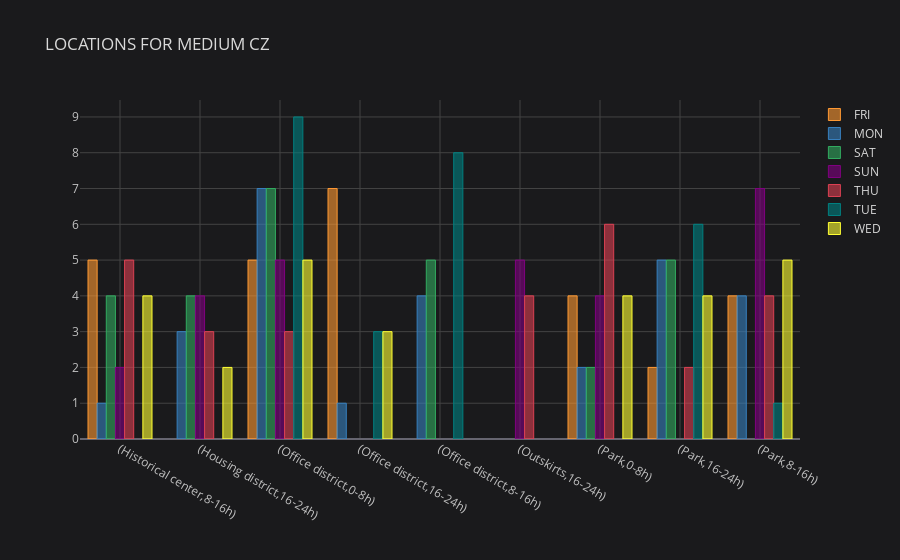

The cell this chart's notebook holds for it:
### Code cell
medium_cz.iplot(kind='bar', title='LOCATIONS FOR MEDIUM CZ')

### Figure 1 — Plotly figure (JSON) as saved in the notebook; plotly's stock layout.template omitted (floating-point values rounded to 4 significant figures)
{"data": [{"marker": {"color": "rgba(255, 153, 51, 0.6)", "line": {"color": "rgba(255, 153, 51, 1.0)", "width": 1}}, "name": "FRI", "orientation": "v", "text": "", "x": ["(Historical center,8-16h)", "(Housing district,16-24h)", "(Office district,0-8h)", "(Office district,16-24h)", "(Office district,8-16h)", "(Outskirts,16-24h)", "(Park,0-8h)", "(Park,16-24h)", "(Park,8-16h)"], "y": [5.0, "", 5.0, 7.0, "", "", 4.0, 2.0, 4.0], "type": "bar"}, {"marker": {"color": "rgba(55, 128, 191, 0.6)", "line": {"color": "rgba(55, 128, 191, 1.0)", "width": 1}}, "name": "MON", "orientation": "v", "text": "", "x": ["(Historical center,8-16h)", "(Housing district,16-24h)", "(Office district,0-8h)", "(Office district,16-24h)", "(Office district,8-16h)", "(Outskirts,16-24h)", "(Park,0-8h)", "(Park,16-24h)", "(Park,8-16h)"], "y": [1.0, 3.0, 7.0, 1.0, 4.0, "", 2.0, 5.0, 4.0], "type": "bar"}, {"marker": {"color": "rgba(50, 171, 96, 0.6)", "line": {"color": "rgba(50, 171, 96, 1.0)", "width": 1}}, "name": "SAT", "orientation": "v", "text": "", "x": ["(Historical center,8-16h)", "(Housing district,16-24h)", "(Office district,0-8h)", "(Office district,16-24h)", "(Office district,8-16h)", "(Outskirts,16-24h)", "(Park,0-8h)", "(Park,16-24h)", "(Park,8-16h)"], "y": [4.0, 4.0, 7.0, "", 5.0, "", 2.0, 5.0, ""], "type": "bar"}, {"marker": {"color": "rgba(128, 0, 128, 0.6)", "line": {"color": "rgba(128, 0, 128, 1.0)", "width": 1}}, "name": "SUN", "orientation": "v", "text": "", "x": ["(Historical center,8-16h)", "(Housing district,16-24h)", "(Office district,0-8h)", "(Office district,16-24h)", "(Office district,8-16h)", "(Outskirts,16-24h)", "(Park,0-8h)", "(Park,16-24h)", "(Park,8-16h)"], "y": [2.0, 4.0, 5.0, "", "", 5.0, 4.0, "", 7.0], "type": "bar"}, {"marker": {"color": "rgba(219, 64, 82, 0.6)", "line": {"color": "rgba(219, 64, 82, 1.0)", "width": 1}}, "name": "THU", "orientation": "v", "text": "", "x": ["(Historical center,8-16h)", "(Housing district,16-24h)", "(Office district,0-8h)", "(Office district,16-24h)", "(Office district,8-16h)", "(Outskirts,16-24h)", "(Park,0-8h)", "(Park,16-24h)", "(Park,8-16h)"], "y": [5.0, 3.0, 3.0, "", "", 4.0, 6.0, 2.0, 4.0], "type": "bar"}, {"marker": {"color": "rgba(0, 128, 128, 0.6)", "line": {"color": "rgba(0, 128, 128, 1.0)", "width": 1}}, "name": "TUE", "orientation": "v", "text": "", "x": ["(Historical center,8-16h)", "(Housing district,16-24h)", "(Office district,0-8h)", "(Office district,16-24h)", "(Office district,8-16h)", "(Outskirts,16-24h)", "(Park,0-8h)", "(Park,16-24h)", "(Park,8-16h)"], "y": ["", "", 9.0, 3.0, 8.0, "", "", 6.0, 1.0], "type": "bar"}, {"marker": {"color": "rgba(255, 255, 51, 0.6)", "line": {"color": "rgba(255, 255, 51, 1.0)", "width": 1}}, "name": "WED", "orientation": "v", "text": "", "x": ["(Historical center,8-16h)", "(Housing district,16-24h)", "(Office district,0-8h)", "(Office district,16-24h)", "(Office district,8-16h)", "(Outskirts,16-24h)", "(Park,0-8h)", "(Park,16-24h)", "(Park,8-16h)"], "y": [4.0, 2.0, 5.0, 3.0, "", "", 4.0, 4.0, 5.0], "type": "bar"}], "layout": {"legend": {"bgcolor": "#1A1A1C", "font": {"color": "#D9D9D9"}}, "paper_bgcolor": "#1A1A1C", "plot_bgcolor": "#1A1A1C", "title": {"font": {"color": "#D9D9D9"}, "text": "LOCATIONS FOR MEDIUM CZ"}, "xaxis": {"gridcolor": "#434343", "showgrid": true, "tickfont": {"color": "#C2C2C2"}, "title": {"font": {"color": "#D9D9D9"}, "text": ""}, "zerolinecolor": "#666570"}, "yaxis": {"gridcolor": "#434343", "showgrid": true, "tickfont": {"color": "#C2C2C2"}, "title": {"font": {"color": "#D9D9D9"}, "text": ""}, "zerolinecolor": "#666570"}}}
